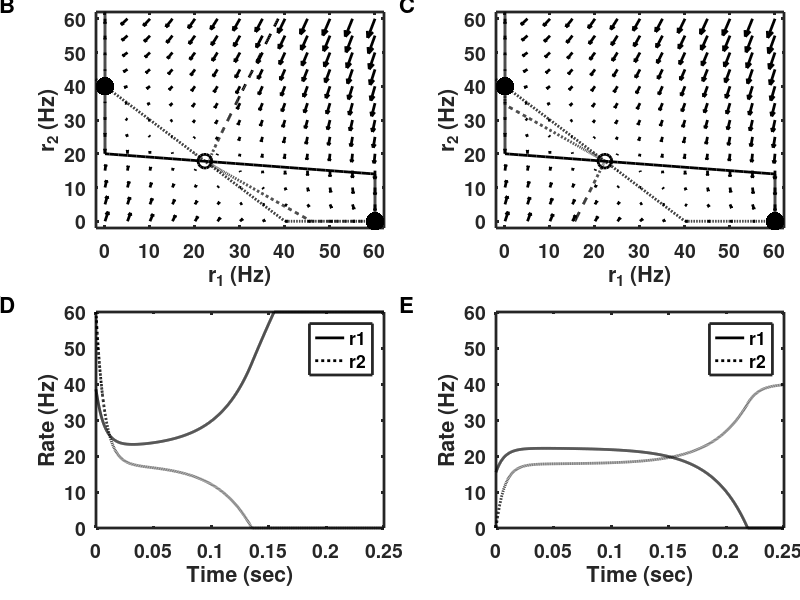

The MATLAB script that drew this image:
% Figure_7_11.m
%
% This code is an extended version of nullcline_bistable.m. It includes the
% set of arrows for the trajectories in the phase-plane.
% It also adds an oscillating network.
%
% The fixed points for two coupled equations are shown as the intersection
% of two nullclines, each nullcline representing the fixed points of one
% equation if the other variable were held constant. The equations are:
%
% tau.dr1/dr = -r1 + W11.r1 + W21.r2 - theta1
% tau.dr2/dt = -r2 + W22.r2 + W12.r1 - theta2
%
% The time constant does not impact the nullclines, which are obtained by
% setting the left-hand side of each equation to zero.
%
% Two additional conditions cause the nullclines to have a "Z" shape,
% rather than each be a perfect straight line. These conditions are;
% 1) r1 and r2 cannot be less than 0.
% 2) r1 and r2 cannot be more than rmax.
%
% This code is used to produce Figure 7.11 in the book:
% An Introductory Course in Computational Neuroscience
% by Paul Miller
%%%%%%%%%%%%%%%%%%%%%%%%%%%%%%%%%%%%%%%%%%%%%%%%%%%%%%%%%%%%%%%%%%%%%%%%%%%
clear
%% Set up the plotting parameters
set(0,'DefaultLineLineWidth',2,...
    'DefaultLineMarkerSize',8, ...
    'DefaultAxesLineWidth',2, ...
    'DefaultAxesFontSize',14,...
    'DefaultAxesFontWeight','Bold');
figure(1)
clf
%%%%%%%%%%%%%%%%%%%%%%%%%%%%%%%%%%%%%%%%%%%%%%%%%%%%%%%%%%%%%%%%%%%%%%%%%%%
% Fixed parameters
tau = 0.010;        % time constant
W11 = 0.95;         % connection strength 1-to-1
W12 = -1;           % connection strength 1-to-2
W21 = -0.5;         % connection strength 2-to-1
W22 = 0;            % connection strength 2-to-2
theta1 = -10;       % threshold of unit 1 (negative means spontaneous rate)
theta2 = -40;       % threshold of unit 2 (negative means spontaneous rate)
rmax = 60;          % maximum rate of each unit

%% Loop with two different initial conditions
for part = 1:2
    
    switch part
        case 1
            r1init = 15.5;      % Unit 1 initial rate
            r2init = 0;         % Unit 2 initial rate
        case 2
            r1init = 38.5;      % Unit 1 initial rate
            r2init = 60;        % Unit 2 initial rate
    end
    
    subplot('Position',[0.62-0.5*(part-1) 0.62 0.36 0.36])
    
    % r2-Nullcline, plot of r2 as a function of r1 with dr2/dt = 0
    r1vals = -100:0.1:100;
    r2null = (W12*r1vals - theta2)/(1-W22);
    
    % remove values where rates are < 0 or > rmax
    allowed_vals = find((r2null >= 0 ).*( r2null <= rmax ));
    plot(r1vals(allowed_vals),r2null(allowed_vals),'k:');
    hold on
    
    % r1-Nullcline, plot of r1 as a function of r2 with dr1/dt = 0
    r2vals = -100:0.1:100;
    r1null = (W21*r2vals - theta1)/(1-W11);
    
    % remove values where rates are < 0 or > rmax
    allowed_vals = find((r1null >= 0 ).*( r1null <= rmax ));
    plot(r1null(allowed_vals),r2vals(allowed_vals),'k');
    hold on
    
    % Now remainder of r2 nullcline:
    % vals of r1 where r2 = 0 produces negative dr2/dt
    allowed_vals = find(W12*r1vals - theta2 < 0 );
    plot(r1vals(allowed_vals),zeros(1,length(allowed_vals)),'k:');
    hold on
    
    % Now vals of r1 where r2 = rmax produces positive dr2/dt
    allowed_vals = find( (W22-1)*rmax + W12*r1vals - theta2 > 0 );
    plot(r1vals(allowed_vals),rmax*ones(1,length(allowed_vals)),'k:');
    hold on
    
    % Now remainder of r1 nullcline:
    % vals of r2 where r1 = 0 produces negative dr1/dt
    allowed_vals = find(W21*r2vals - theta1 < 0 );
    plot(zeros(1,length(allowed_vals)),r2vals(allowed_vals),'k');
    hold on
    
    % Now vals of r2 where r1 = rmax produces positive dr1/dt
    allowed_vals = find( (W11-1)*rmax + W21*r2vals - theta1 > 0 );
    plot(rmax*ones(1,length(allowed_vals)),r2vals(allowed_vals),'k');
    hold on
    
%% Grid of values to produce the vector field, which will show direction
%  of rates of change for different pairs of (r1,r2)
    xvals = 0:5:60;
    yvals = 0:5:60;
    [xgrid, ygrid] = meshgrid(xvals,yvals);     % Grid of (x,y) values
    Nvals = length(xgrid(:));                   % Number of points in grid
    W = [W11 W21; W12 W22];                     % Connection matrix
    Ithresh = [theta1; theta2];                   % Threshold of each cell
    
    % The vector [dr(1)/dt; dr(2)/dt] is calculated at each grid point
    drdtvals = (W-eye(2))*[xgrid(:)' ; ygrid(:)'] - Ithresh*ones(1,Nvals);
    drdtvals = drdtvals/tau;    % Divide by time constant for rate of change
    drdtvals = drdtvals';       % We need two columns, not two rows, for the plot
    
    % The next section enforces that dr/dt can not be positive at maximum
    % rates nor negative when rate is zero. These lines force dr/dt to be
    % zero if the dynamical equation would send the rates out of bounds.
    xzeros = find(xgrid(:) == 0 );
    xmax = find(xgrid(:) == rmax );
    yzeros = find(ygrid(:) == 0 );
    ymax = find(ygrid(:) == rmax );
    drdtvals(xzeros,1) = max(drdtvals(xzeros,1),0);
    drdtvals(xmax,1) = min(drdtvals(xmax,1),0);
    drdtvals(yzeros,2) = max(drdtvals(yzeros,2),0);
    drdtvals(ymax,2) = min(drdtvals(ymax,2),0);
    
    % The command "quiver" produces arrows at the grid points specified by
    % each entry in the first two vectors with the x- and y-components of
    % the arrow length specified by each entry of the 3rd and 4th vectors,
    % respectively.
    quiver(xgrid(:), ygrid(:), drdtvals(:,1), drdtvals(:,2) ,'k'); % Plot as arrows
    
    axis([-2 62 -2 62])
    xlabel('r_{1} (Hz)')
    ylabel('r_{2} (Hz)')
    
    plot(0,40,'.k','MarkerSize',40)
    plot(60,0,'.k','MarkerSize',40)
    plot(22.2,17.8,'ok','MarkerSize',10)
    
    %% Set up the time vector
    dt = 0.0001;
    tmax = 0.25;
    tvec = 0:dt:tmax;
    Nt = length(tvec);
    Nunits = 2;
    
    r = zeros(Nunits,Nt);   % array of rate of each cell as a function of time
    r(:,1) = [r1init; r2init];
    %% Now simulate through time
    for i=2:Nt
        I = W*r(:,i-1);                   % total current to each unit
        newr = r(:,i-1) + dt/tau*(I-Ithresh-r(:,i-1));  % Euler-Mayamara update of rates
        r(:,i) = max(newr,0);                           % rates are not negative
        r(:,i) = min(r(:,i),rmax);                      % rates can not be above rmax
    end
    %% Now plot figures rate vs time for each color-coded unit in figure 1,
    %  with a new panel for each trial updating every 1/10 of the
    %  simulation
    
    subplot('Position',[0.62-0.5*(part-1) 0.12 0.36 0.36])
    plot(tvec(1:i),r(1,1:i),'k')
    hold on
    plot(tvec(1:i),r(2,1:i),'k:')
    axis([0 tmax 0 rmax])
    xlabel('Time (sec)')
    ylabel('Rate (Hz)')
    legend('r1','r2')
    subplot('Position',[0.62-0.5*(part-1) 0.62 0.36 0.36])
    plot(r(1,1:i),r(2,1:i),'k--')
    
    
end


annotation('textbox',[0.0 0.98 0.02 0.02],'String','B','LineStyle','none','FontSize',16,'FontWeight','bold')
annotation('textbox',[0.5 0.98 0.02 0.02],'String','C','LineStyle','none','FontSize',16,'FontWeight','bold')
annotation('textbox',[0.0 0.48 0.02 0.02],'String','D','LineStyle','none','FontSize',16,'FontWeight','bold')
annotation('textbox',[0.5 0.48 0.02 0.02],'String','E','LineStyle','none','FontSize',16,'FontWeight','bold')
